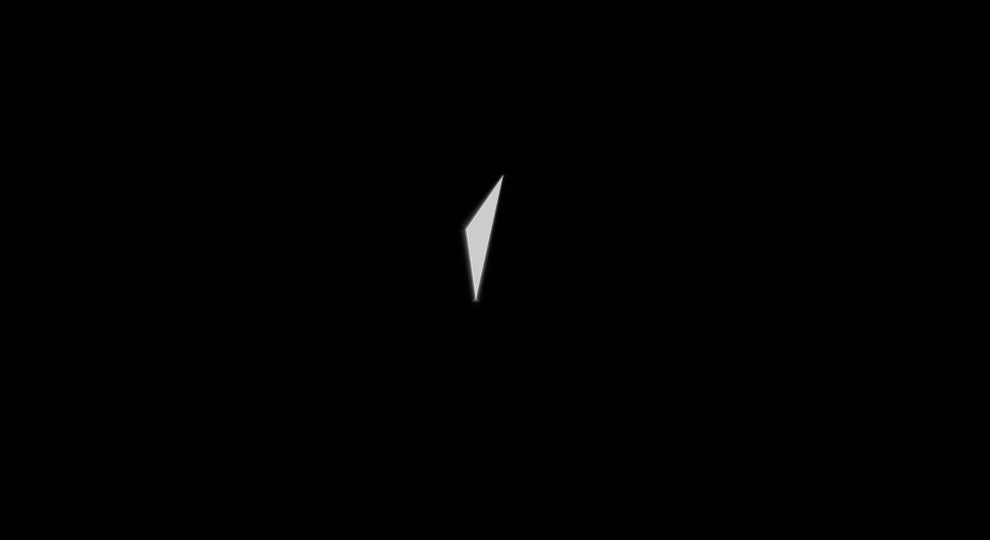
#> input picture debug_bmp/single_triangle5_reconstruction.bmp, 1980 x 1080 px (shown at 1/2 size)
$ python practice.py
#> lines starting #> are read from the running program, lines starting #| are printed output that depends on the picture
import numpy as np
import os
from PIL import Image
import matplotlib.pyplot as plt
from scipy.interpolate import RegularGridInterpolator

#パラメータ
pitch = 4.5e-3
WAVELENGTH = 530e-6
Nx, Ny = 1980, 1080
X_start, Y_start = Nx // 2, Ny // 2
# z = 0
theta = np.radians(60)
phi = np.radians(0)

# 回転行列
Ry = np.array([[np.cos(theta), 0, np.sin(theta)],
              [0, 1, 0],
              [-np.sin(theta), 0, np.cos(theta)]])
# Rx = np.array([[1, 0, 0],
#               [0, np.cos(phi), -np.sin(phi)],
#               [0, np.sin(phi), np.cos(phi)]])

# R = np.dot(Rx, Ry)
R = Ry


# グローバル座標系の周波数座標系
u = np.fft.fftshift(np.fft.fftfreq(Nx, d=pitch))
v = -np.fft.fftshift(np.fft.fftfreq(Ny, d=pitch))
U, V = np.meshgrid(u, v)
pre = U**2 + V**2
W = np.sqrt(1//WAVELENGTH**2 - pre)

script_path = os.path.abspath(__file__)
debug_dir = os.path.dirname(script_path) #c:\Users\YutoMatsuo\Desktop\Research\debug\debug_code
debug_path = os.path.dirname(debug_dir) #c:\Users\YutoMatsuo\Desktop\Research\debug
# dir_path = os.path.join(debug_path, "debug_bmp", "triple_triangle_.bmp")
# dir_path = os.path.join(debug_path, "debug_bmp", "texbunny3000_reconstruction.bmp")
dir_path = os.path.join(debug_path, "debug_bmp", "single_triangle5_reconstruction.bmp")
# dir_path = os.path.join(debug_path, "debug_bmp", "texbunny.bmp")

ha = np.array(Image.open(dir_path).convert("L"), dtype=np.float64)
g = ha/255.0

plt.figure(1)
plt.imshow(g, 'gray')

# g_pad = np.pad(g, ((Ny//2, Ny//2), (Nx//2, Nx//2)), 'constant')
g_recon_p = np.zeros((Ny, Nx), dtype = np.complex128)

term = 1/WAVELENGTH**2 - U**2 - V**2

G = np.fft.fftshift(np.fft.fft2(np.fft.ifftshift(g)))

U_p, V_p, W_p = U, V, W
alpha = U_p*R[0, 0] + V_p*R[0, 1] + W_p*R[0, 2] - R[0, 2]/WAVELENGTH
beta  = U_p*R[1, 0] + V_p*R[1, 1] + W_p*R[1, 2] - R[1, 2]/WAVELENGTH
query_points = np.stack([beta, alpha], axis=-1)

# for z in np.linspace(0.12, 0.15, 4):
for z in range(1):
    # 伝達関数
    Hz = np.exp(1j * 2* np.pi * z * np.sqrt(term))
    G_recon = G * Hz

    interp = RegularGridInterpolator(
        (v, u),
        G_recon,
        # method='linear',
        method='cubic',
        bounds_error=False,
        fill_value=0
    )

    G_recon_p = interp(query_points) * np.abs(R[0, 0]*R[1, 1] - R[0, 1]*R[1, 0])
    g_recon_p += np.fft.fftshift(np.fft.ifft2(np.fft.ifftshift(G_recon_p)))
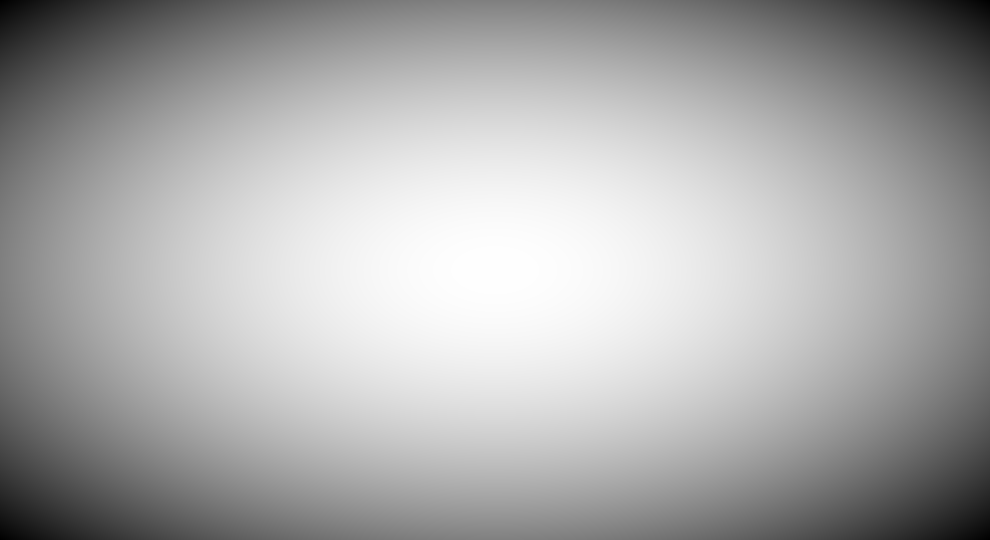
#> term: shape (1080, 1980) float64 (shown at 1/2 size); min 3535294.4, max 3559985.8, mean 3551755.3; drawn with min black and max white

# [6 lines of commented-out code are left out]

plt.figure(5)
plt.imshow(np.log(np.abs(g_recon_p)+1), 'gray')

plt.show()
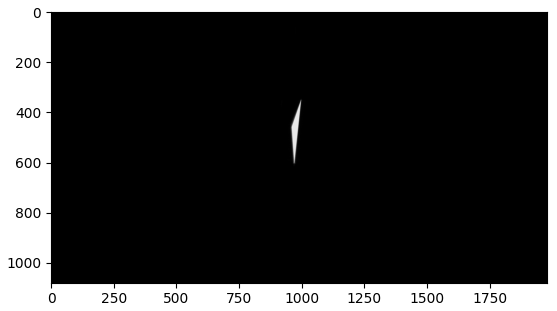
#> figure drawn by matplotlib, 1 panel

$ run again, with debug_bmp/triple_triangle_.bmp copied over debug_bmp/single_triangle5_reconstruction.bmp
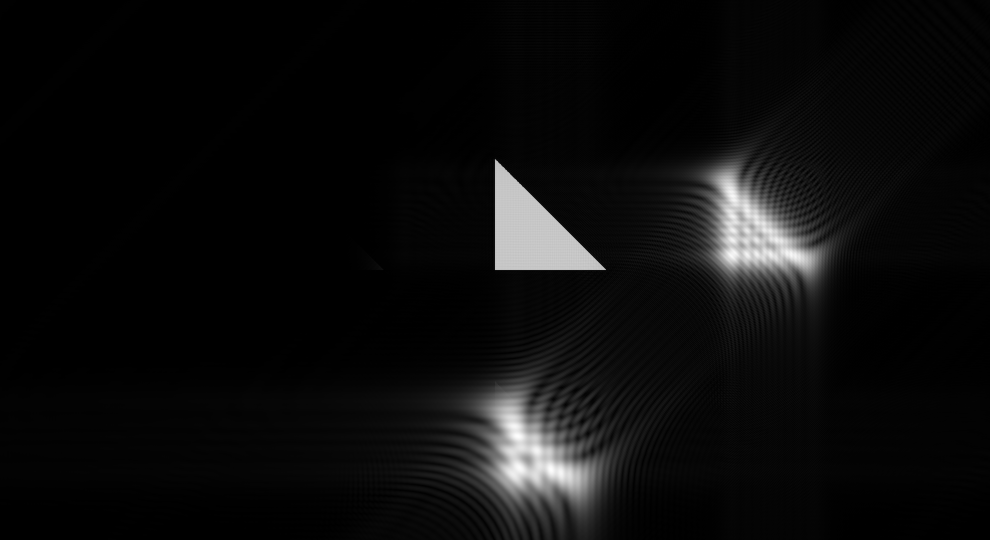
#> input picture debug_bmp/triple_triangle_.bmp, 1980 x 1080 px (shown at 1/2 size)
#> `plt.show()`:
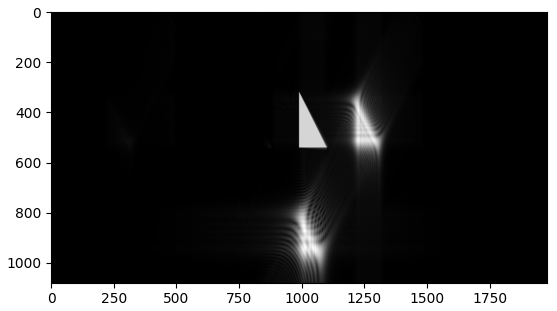
#> figure drawn by matplotlib, 1 panel
